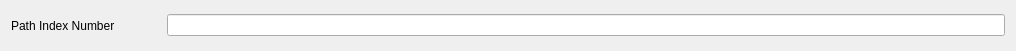
<?xml version="1.0" encoding="UTF-8"?>
<ui version="4.0">
 <class>Form</class>
 <widget class="QWidget" name="Form">
  <property name="geometry">
   <rect>
    <x>0</x>
    <y>0</y>
    <width>1016</width>
    <height>51</height>
   </rect>
  </property>
  <property name="windowTitle">
   <string>Form</string>
  </property>
  <layout class="QHBoxLayout" name="horizontalLayout" stretch="1,5">
   <item>
    <widget class="QLabel" name="valName">
     <property name="sizePolicy">
      <sizepolicy hsizetype="Fixed" vsizetype="Preferred">
       <horstretch>0</horstretch>
       <verstretch>0</verstretch>
      </sizepolicy>
     </property>
     <property name="minimumSize">
      <size>
       <width>150</width>
       <height>0</height>
      </size>
     </property>
     <property name="text">
      <string>Path Index Number</string>
     </property>
    </widget>
   </item>
   <item>
    <widget class="QLineEdit" name="pathString">
     <property name="sizePolicy">
      <sizepolicy hsizetype="Preferred" vsizetype="Fixed">
       <horstretch>0</horstretch>
       <verstretch>0</verstretch>
      </sizepolicy>
     </property>
    </widget>
   </item>
  </layout>
 </widget>
 <resources/>
 <connections/>
</ui>
